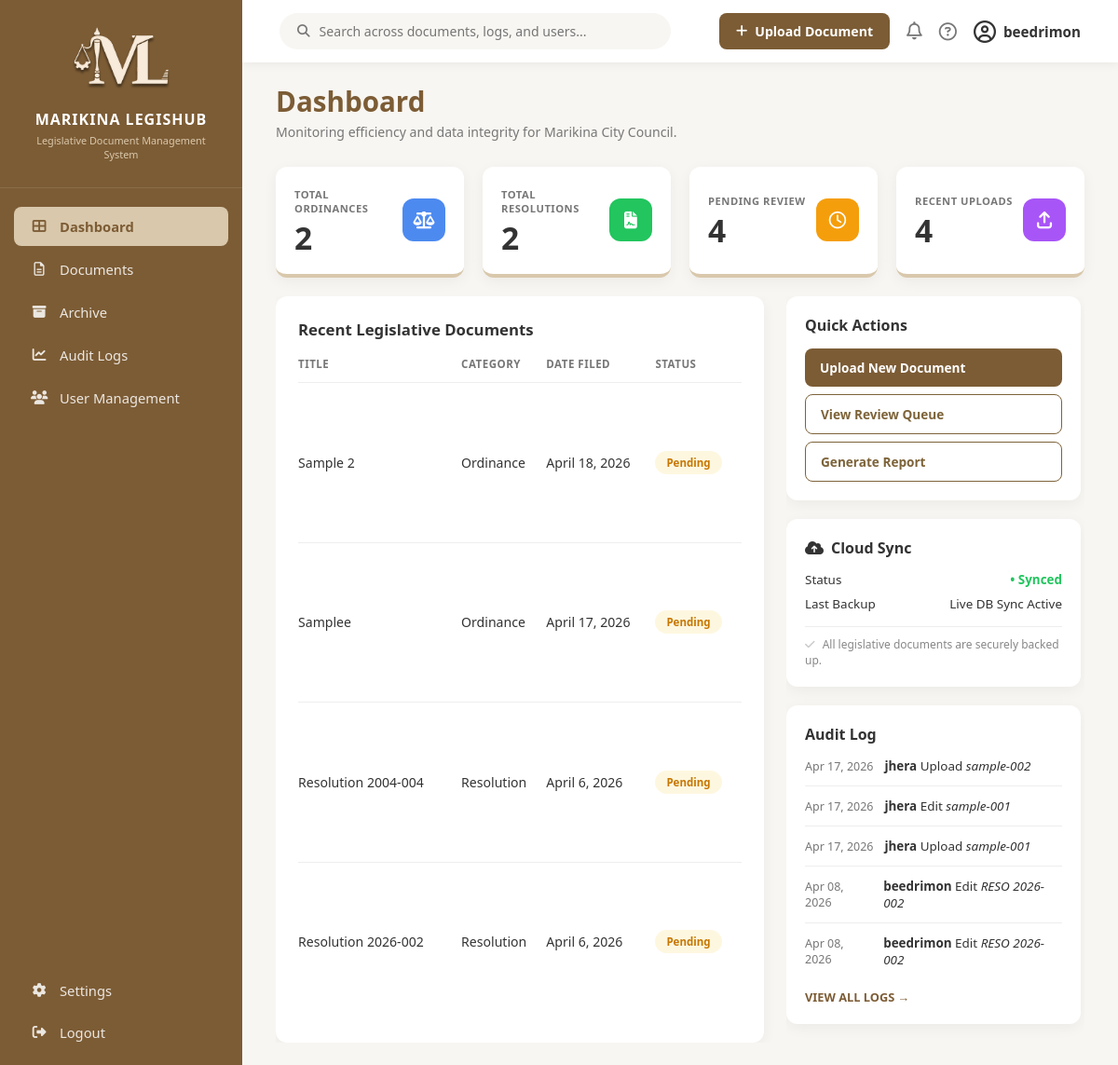
The page /dashboard/ (signed in) on the database its author committed.
### core/models.py (models this page shows, shortened)
class LegislativeDocument(models.Model):
    DOCUMENT_TYPES = [
        ('Ordinance', 'Ordinance'),
        ('Resolution', 'Resolution'),
    ]
    STATUS_CHOICES = [
        ('Active', 'Active'),
        ('Pending', 'Pending'),
        ('Archived', 'Archived'),
    ]
    VISIBILITY_CHOICES = [
        ('Public Access', 'Public Access'),
        ('Internal Only', 'Internal Only'),
    ]
    title = models.CharField(max_length=255)
    document_number = models.CharField(max_length=100, unique=True)
    doc_type = models.CharField(max_length=50, choices=DOCUMENT_TYPES)
    year = models.IntegerField()
    date_enacted = models.DateField(null=True, blank=True)
    sponsor = models.CharField(max_length=255, null=True, blank=True)
    visibility = models.CharField(max_length=50, choices=VISIBILITY_CHOICES, default='Public Access')
    keywords = models.CharField(max_length=255, null=True, blank=True)
    physical_storage = models.CharField(max_length=255, null=True, blank=True)
    status = models.CharField(max_length=50, choices=STATUS_CHOICES, default='Pending')
    date_filed = models.DateField(auto_now_add=True)
    file_attachment = models.FileField(upload_to='documents/', null=True, blank=True)
    uploaded_by = models.ForeignKey(User, on_delete=models.SET_NULL, null=True, related_name='documents')

class AuditLog(models.Model):
    ACTION_CHOICES = [
        ('Upload', 'Upload'),
        ('Edit', 'Edit'),
        ('Delete', 'Delete'),
        ('View', 'View'),
    ]
    timestamp = models.DateTimeField(auto_now_add=True)
    action = models.CharField(max_length=50, choices=ACTION_CHOICES)
    user = models.ForeignKey(User, on_delete=models.SET_NULL, null=True)
    document = models.ForeignKey(LegislativeDocument, on_delete=models.SET_NULL, null=True, blank=True)

### core/views.py (the view)
# urls.py: path('dashboard/', views.dashboard_view, name='dashboard'),
@login_required(login_url='login')
def dashboard_view(request):
    total_ordinances = LegislativeDocument.objects.filter(doc_type='Ordinance').count()
    total_resolutions = LegislativeDocument.objects.filter(doc_type='Resolution').count()
    pending_review = LegislativeDocument.objects.filter(status='Pending').count()
    recent_documents = LegislativeDocument.objects.all().order_by('-id')[:5]
    recent_logs = AuditLog.objects.all().order_by('-timestamp')[:5]
    context = {
        'total_ordinances': total_ordinances,
        'total_resolutions': total_resolutions,
        'pending_review': pending_review,
        'recent_uploads_count': LegislativeDocument.objects.all().count(),
        'recent_documents': recent_documents,
        'audit_logs': recent_logs,
        'last_backup_date': 'Live DB Sync Active', # You can update this later when you add cloud backups
    }
    return render(request, 'dashboard.html', context)

### core/templates/dashboard.html (shortened to what this page needs)
{% load static %}
<!DOCTYPE html>
<html lang="en">
<head>
    <link rel="stylesheet" href="https://cdnjs.cloudflare.com/ajax/libs/font-awesome/6.4.0/css/all.min.css">
    <link rel="stylesheet" href="{% static 'css/main.css' %}">
</head>
<body class="page-dashboard">
    <nav class="sidebar">
        <div class="sidebar-logo">
            <a href="{% url 'dashboard' %}" style="text-decoration: none; color: inherit;">
            <img src="{% static 'images/legishub-logo-light.png' %}" alt="Logo">
            <h2>MARIKINA LEGISHUB</h2>
            <p>Legislative Document Management System</p>
            </a>
        </div>
        <ul class="nav-links">
            <li><a href="{% url 'dashboard' %}" class="active"><i class="fa-solid fa-table-cells-large"></i>
                    Dashboard</a></li>
            <li><a href="{% url 'documents' %}"><i class="fa-regular fa-file-lines"></i> Documents</a></li>
            <li><a href="{% url 'archive' %}"><i class="fa-solid fa-box-archive"></i> Archive</a></li>
            <li><a href="{% url 'audit_logs' %}"><i class="fa-solid fa-chart-line"></i> Audit Logs</a></li>
            <li><a href="{% url 'user_management' %}"><i class="fa-solid fa-users"></i> User Management</a></li>
            <li class="settings-link"><a href="{% url 'general_info' %}"><i class="fa-solid fa-gear"></i> Settings</a></li>
            <li class="logout-link"><a href="{% url 'logout' %}"><i class="fa-solid fa-right-from-bracket"></i>Logout</a></li>
        </ul>
    </nav>
    <main class="main-content">
        <header class="top-header">
            <form method="GET" action="{% url 'dashboard' %}" class="search-bar">
                <i class="fa-solid fa-magnifying-glass"></i>
                 <input type="text" name="q" value="{{ request.GET.q }}"
                   placeholder="Search across documents, logs, and users...">
            </form>
            <div class="header-actions">
                <button type="button" class="btn-upload trigger-modal"><i class="fa-solid fa-plus"></i> Upload Document</button>
                <div class="notification-wrapper">
                    <i class="fa-regular fa-bell" id="notifBell" style="cursor: pointer; font-size: 1.2rem;"></i>
                </div>
                <i class="fa-regular fa-circle-question" title="Help"></i>
                <div class="profile">
                    <i class="fa-regular fa-circle-user"></i> {{request.user.username|default:"Name" }}
                </div>
            </div>
        </header>
        <div class="dashboard-body">
            <div class="dashboard-header">
                <h1>Dashboard</h1>
                <p>Monitoring efficiency and data integrity for Marikina City Council.</p>
            </div>
            <div class="stats-grid">
                <div class="stat-card">
                    <div class="stat-info">
                        <h3>Total Ordinances</h3>
                        <p class="number">{{ total_ordinances }}</p>
                    </div>
                    <div class="stat-icon icon-blue"><i class="fa-solid fa-scale-balanced"></i></div>
                </div>
                <div class="stat-card">
                    <div class="stat-info">
                        <h3>Total Resolutions</h3>
                        <p class="number">{{ total_resolutions }}</p>
                    </div>
                    <div class="stat-icon icon-green"><i class="fa-solid fa-file-contract"></i></div>
                </div>
                <div class="stat-card">
                    <div class="stat-info">
                        <h3>Pending Review</h3>
                        <p class="number">{{ pending_review }}</p>
                    </div>
                    <div class="stat-icon icon-yellow"><i class="fa-regular fa-clock"></i></div>
                </div>
                <div class="stat-card">
                    <div class="stat-info">
                        <h3>Recent Uploads</h3>
                        <p class="number">{{ recent_uploads_count }}</p>
                    </div>
                    <div class="stat-icon icon-purple"><i class="fa-solid fa-arrow-up-from-bracket"></i></div>
                </div>
            </div>
            <div class="content-grid">
                <div class="table-card">
                    <h2>Recent Legislative Documents</h2>
                    <table>
                        <thead>
                            <tr>
                                <th>Title</th>
                                <th>Category</th>
                                <th>Date Filed</th>
                                <th>Status</th>
                            </tr>
                        </thead>
                        <tbody>
                            {% for doc in recent_documents %}
                            <tr>
                                <td>{{ doc.title }}</td>
                                <td>{{ doc.doc_type }}</td>
                                <td>{{ doc.date_filed }}</td>
                                <td><span class="badge {{ doc.status|lower }}">{{ doc.status }}</span></td>
                            </tr>
                            {% empty %}
                            <tr>
                                <td colspan="4">No recent documents found.</td>
                            </tr>
                            {% endfor %}
                        </tbody>
                    </table>
                </div>
                <div class="right-column">
                    <div class="widget quick-actions">
                        <h3>Quick Actions</h3>
                        <button class="btn-upload trigger-modal">Upload New Document</button>
                        <button class="btn-tan">View Review Queue</button>
                        <button class="btn-tan">Generate Report</button>
                    </div>
                    <div class="widget">
                        <h3><i class="fa-solid fa-cloud-arrow-up"></i> Cloud Sync</h3>
                        <div class="sync-status">
                            <span>Status</span>
                            <span class="status">• Synced</span>
                        </div>
                        <div class="sync-status" style="margin-bottom: 15px;">
                            <span>Last Backup</span>
                            <span>{{ last_backup_date }}</span>
                        </div>
                        <p
                            style="font-size: 0.75rem; color: #888; border-top: 1px solid #eee; padding-top: 10px; margin: 0;">
                            <i class="fa-solid fa-check" style="color: #ccc; margin-right: 5px;"></i> All legislative
                            documents are securely backed up.
                        </p>
                    </div>
                    <div class="widget">
                        <h3>Audit Log</h3>
                        <ul class="audit-list">
                            {% for log in audit_logs %}
                            <li>
                                <span class="time">{{ log.timestamp|date:"M d, Y" }}</span>
                                <span><strong>{{ log.user.username }}</strong> {{ log.action }} <em>{{ log.document.document_number }}</em></span>
                            </li>
                            {% endfor %}
                        </ul>
                        <a href="{% url 'audit_logs' %}"
                            style="font-size: 0.8rem; color: var(--sidebar-bg); font-weight: bold; text-decoration: none; display: block; margin-top: 10px;">VIEW
                            ALL LOGS →</a>
                    </div>
                </div>
            </div>
        </div>
    </main>
</body>
</html>

### rows shown on the page
LegislativeDocument: title "Sample 2", doc_type "Ordinance", date_filed "April 18, 2026", status "Pending"
LegislativeDocument: title "Samplee", doc_type "Ordinance", date_filed "April 17, 2026", status "Pending"
LegislativeDocument: title "Resolution 2004-004", doc_type "Resolution", date_filed "April 6, 2026", status "Pending"
LegislativeDocument: title "Resolution 2026-002", doc_type "Resolution", date_filed "April 6, 2026", status "Pending"
AuditLog: timestamp "Apr 17, 2026", user.username "jhera", action "Upload", document.document_number "sample-002"
AuditLog: timestamp "Apr 17, 2026", user.username "jhera", action "Edit", document.document_number "sample-001"
AuditLog: timestamp "Apr 17, 2026", user.username "jhera", action "Upload", document.document_number "sample-001"
AuditLog: timestamp "Apr 08, 2026", user.username "beedrimon", action "Edit", document.document_number "RESO 2026-002"
AuditLog: timestamp "Apr 08, 2026", user.username "beedrimon", action "Edit", document.document_number "RESO 2026-002"

### other values the page prints
{{ request.user.username|default:"Name" }} "beedrimon"
{{ total_ordinances }} "2"
{{ total_resolutions }} "2"
{{ pending_review }} "4"
{{ recent_uploads_count }} "4"
{{ last_backup_date }} "Live DB Sync Active"
